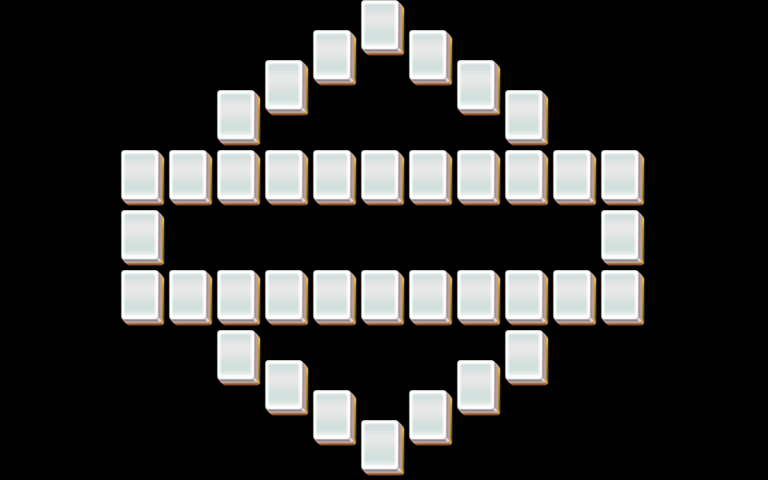

This is a level from a 2D game, rendered from its Tiled map with the project's own tilesets. A one-line summary and the map file follow, with tile-layer data summarised:
An orthogonal 32x16 tile map with 24x30 px tiles, 5 tile layers (layer1, layer2, layer3, layer4, ...).

<map version="1.0" orientation="orthogonal" width="32" height="16" tilewidth="24" tileheight="30">
 <properties>
  <property name="species" value="20" />
 </properties>
 <tileset firstgid="1" name="mahjong" tilewidth="48" tileheight="60">
  <image source="mahjong.png" width="48" height="60" />
 </tileset>
 <layer name="layer1" width="32" height="16">
  <data>[512 cells, 38 non-empty, 1 distinct tile ids]</data>
 </layer>
 <layer name="layer2" width="32" height="16">
  <data>[512 cells, 38 non-empty, 1 distinct tile ids]</data>
 </layer>
 <layer name="layer3" width="32" height="16">
  <data>[512 cells, 38 non-empty, 1 distinct tile ids]</data>
 </layer>
 <layer name="layer4" width="32" height="16">
  <data>[512 cells, 38 non-empty, 1 distinct tile ids]</data>
 </layer>
 <layer name="layer5" width="32" height="16">
  <data>[512 cells, 0 non-empty, 0 distinct tile ids]</data>
 </layer>
</map>
